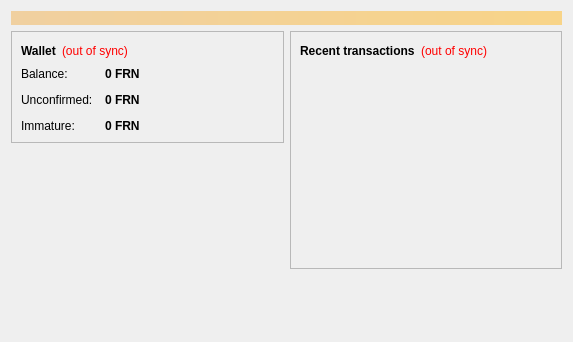
<?xml version="1.0" encoding="UTF-8"?>
<ui version="4.0">
 <class>OverviewPage</class>
 <widget class="QWidget" name="OverviewPage">
  <property name="geometry">
   <rect>
    <x>0</x>
    <y>0</y>
    <width>573</width>
    <height>342</height>
   </rect>
  </property>
  <property name="windowTitle">
   <string>Form</string>
  </property>
  <layout class="QVBoxLayout" name="topLayout">
   <item>
    <widget class="QLabel" name="labelAlerts">
     <property name="visible">
      <bool>false</bool>
     </property>
     <property name="styleSheet">
      <string notr="true">background-color: qlineargradient(x1: 0, y1: 0, x2: 1, y2: 0, stop:0 #F0D0A0, stop:1 #F8D488); color:#000000;</string>
     </property>
     <property name="wordWrap">
      <bool>true</bool>
     </property>
     <property name="margin">
      <number>3</number>
     </property>
    </widget>
   </item>
   <item>
    <layout class="QHBoxLayout" name="horizontalLayout" stretch="1,1">
     <item>
      <layout class="QVBoxLayout" name="verticalLayout_2">
       <item>
        <widget class="QFrame" name="frame">
         <property name="frameShape">
          <enum>QFrame::StyledPanel</enum>
         </property>
         <property name="frameShadow">
          <enum>QFrame::Raised</enum>
         </property>
         <layout class="QVBoxLayout" name="verticalLayout_4">
          <item>
           <layout class="QHBoxLayout" name="horizontalLayout_4">
            <item>
             <widget class="QLabel" name="label_5">
              <property name="font">
               <font>
                <weight>75</weight>
                <bold>true</bold>
               </font>
              </property>
              <property name="text">
               <string>Wallet</string>
              </property>
             </widget>
            </item>
            <item>
             <widget class="QLabel" name="labelWalletStatus">
              <property name="toolTip">
               <string>The displayed information may be out of date. Your wallet automatically synchronizes with the Francs network after a connection is established, but this process has not completed yet.</string>
              </property>
              <property name="styleSheet">
               <string notr="true">QLabel { color: red; }</string>
              </property>
              <property name="text">
               <string notr="true">(out of sync)</string>
              </property>
              <property name="alignment">
               <set>Qt::AlignLeading|Qt::AlignLeft|Qt::AlignVCenter</set>
              </property>
             </widget>
            </item>
            <item>
             <spacer name="horizontalSpacer_2">
              <property name="orientation">
               <enum>Qt::Horizontal</enum>
              </property>
              <property name="sizeHint" stdset="0">
               <size>
                <width>40</width>
                <height>20</height>
               </size>
              </property>
             </spacer>
            </item>
           </layout>
          </item>
          <item>
           <layout class="QFormLayout" name="formLayout_2">
            <property name="fieldGrowthPolicy">
             <enum>QFormLayout::AllNonFixedFieldsGrow</enum>
            </property>
            <property name="horizontalSpacing">
             <number>12</number>
            </property>
            <property name="verticalSpacing">
             <number>12</number>
            </property>
            <item row="0" column="0">
             <widget class="QLabel" name="label">
              <property name="text">
               <string>Balance:</string>
              </property>
             </widget>
            </item>
            <item row="0" column="1">
             <widget class="QLabel" name="labelBalance">
              <property name="font">
               <font>
                <weight>75</weight>
                <bold>true</bold>
               </font>
              </property>
              <property name="cursor">
               <cursorShape>IBeamCursor</cursorShape>
              </property>
              <property name="toolTip">
               <string>Your current balance</string>
              </property>
              <property name="text">
               <string notr="true">0 FRN</string>
              </property>
              <property name="textInteractionFlags">
               <set>Qt::LinksAccessibleByMouse|Qt::TextSelectableByKeyboard|Qt::TextSelectableByMouse</set>
              </property>
             </widget>
            </item>
            <item row="1" column="0">
             <widget class="QLabel" name="label_3">
              <property name="text">
               <string>Unconfirmed:</string>
              </property>
             </widget>
            </item>
            <item row="1" column="1">
             <widget class="QLabel" name="labelUnconfirmed">
              <property name="font">
               <font>
                <weight>75</weight>
                <bold>true</bold>
               </font>
              </property>
              <property name="cursor">
               <cursorShape>IBeamCursor</cursorShape>
              </property>
              <property name="toolTip">
               <string>Total of transactions that have yet to be confirmed, and do not yet count toward the current balance</string>
              </property>
              <property name="text">
               <string notr="true">0 FRN</string>
              </property>
              <property name="textInteractionFlags">
               <set>Qt::LinksAccessibleByMouse|Qt::TextSelectableByKeyboard|Qt::TextSelectableByMouse</set>
              </property>
             </widget>
            </item>
            <item row="2" column="0">
             <widget class="QLabel" name="labelImmatureText">
              <property name="text">
               <string>Immature:</string>
              </property>
             </widget>
            </item>
            <item row="2" column="1">
             <widget class="QLabel" name="labelImmature">
              <property name="font">
               <font>
                <weight>75</weight>
                <bold>true</bold>
               </font>
              </property>
              <property name="toolTip">
               <string>Mined balance that has not yet matured</string>
              </property>
              <property name="text">
               <string notr="true">0 FRN</string>
              </property>
              <property name="textInteractionFlags">
               <set>Qt::LinksAccessibleByMouse|Qt::TextSelectableByKeyboard|Qt::TextSelectableByMouse</set>
              </property>
             </widget>
            </item>
           </layout>
          </item>
         </layout>
        </widget>
       </item>
       <item>
        <spacer name="verticalSpacer">
         <property name="orientation">
          <enum>Qt::Vertical</enum>
         </property>
         <property name="sizeHint" stdset="0">
          <size>
           <width>20</width>
           <height>40</height>
          </size>
         </property>
        </spacer>
       </item>
        <item>
         <widget class="QLabel" name="label_wallet_bgcoin">
          <property name="text">
           <string/>
          </property>
          <property name="pixmap">
           <pixmap resource="../bitcoin.qrc">:/images/wallet_bgcoin</pixmap>
          </property>
          <property name="scaledContents">
           <bool>false</bool>
          </property>
          <property name="alignment">
           <set>Qt::AlignCenter</set>
          </property>
          <property name="margin">
           <number>-2</number>
          </property>
         </widget>
        </item>
        <item>
         <widget class="QLabel" name="label_6">
          <property name="text">
           <string/>
          </property>
         </widget>
        </item>
      </layout>
     </item>
     <item>
      <layout class="QVBoxLayout" name="verticalLayout_3">
       <item>
        <widget class="QFrame" name="frame_2">
         <property name="frameShape">
          <enum>QFrame::StyledPanel</enum>
         </property>
         <property name="frameShadow">
          <enum>QFrame::Raised</enum>
         </property>
         <layout class="QVBoxLayout" name="verticalLayout">
          <item>
           <layout class="QHBoxLayout" name="horizontalLayout_2">
            <item>
             <widget class="QLabel" name="label_4">
              <property name="text">
               <string>&lt;b&gt;Recent transactions&lt;/b&gt;</string>
              </property>
             </widget>
            </item>
            <item>
             <widget class="QLabel" name="labelTransactionsStatus">
              <property name="toolTip">
               <string>The displayed information may be out of date. Your wallet automatically synchronizes with the Francs network after a connection is established, but this process has not completed yet.</string>
              </property>
              <property name="styleSheet">
               <string notr="true">QLabel { color: red; }</string>
              </property>
              <property name="text">
               <string notr="true">(out of sync)</string>
              </property>
              <property name="alignment">
               <set>Qt::AlignRight|Qt::AlignTrailing|Qt::AlignVCenter</set>
              </property>
             </widget>
            </item>
            <item>
             <spacer name="horizontalSpacer">
              <property name="orientation">
               <enum>Qt::Horizontal</enum>
              </property>
              <property name="sizeHint" stdset="0">
               <size>
                <width>40</width>
                <height>20</height>
               </size>
              </property>
             </spacer>
            </item>
           </layout>
          </item>
          <item>
           <widget class="QListView" name="listTransactions">
            <property name="styleSheet">
             <string notr="true">QListView { background: transparent; }</string>
            </property>
            <property name="frameShape">
             <enum>QFrame::NoFrame</enum>
            </property>
            <property name="verticalScrollBarPolicy">
             <enum>Qt::ScrollBarAlwaysOff</enum>
            </property>
            <property name="horizontalScrollBarPolicy">
             <enum>Qt::ScrollBarAlwaysOff</enum>
            </property>
            <property name="selectionMode">
             <enum>QAbstractItemView::NoSelection</enum>
            </property>
           </widget>
          </item>
         </layout>
        </widget>
       </item>
       <item>
        <spacer name="verticalSpacer_2">
         <property name="orientation">
          <enum>Qt::Vertical</enum>
         </property>
         <property name="sizeHint" stdset="0">
          <size>
           <width>20</width>
           <height>40</height>
          </size>
         </property>
        </spacer>
       </item>
      </layout>
     </item>
    </layout>
   </item>
  </layout>
 </widget>
 <resources/>
 <connections/>
</ui>
